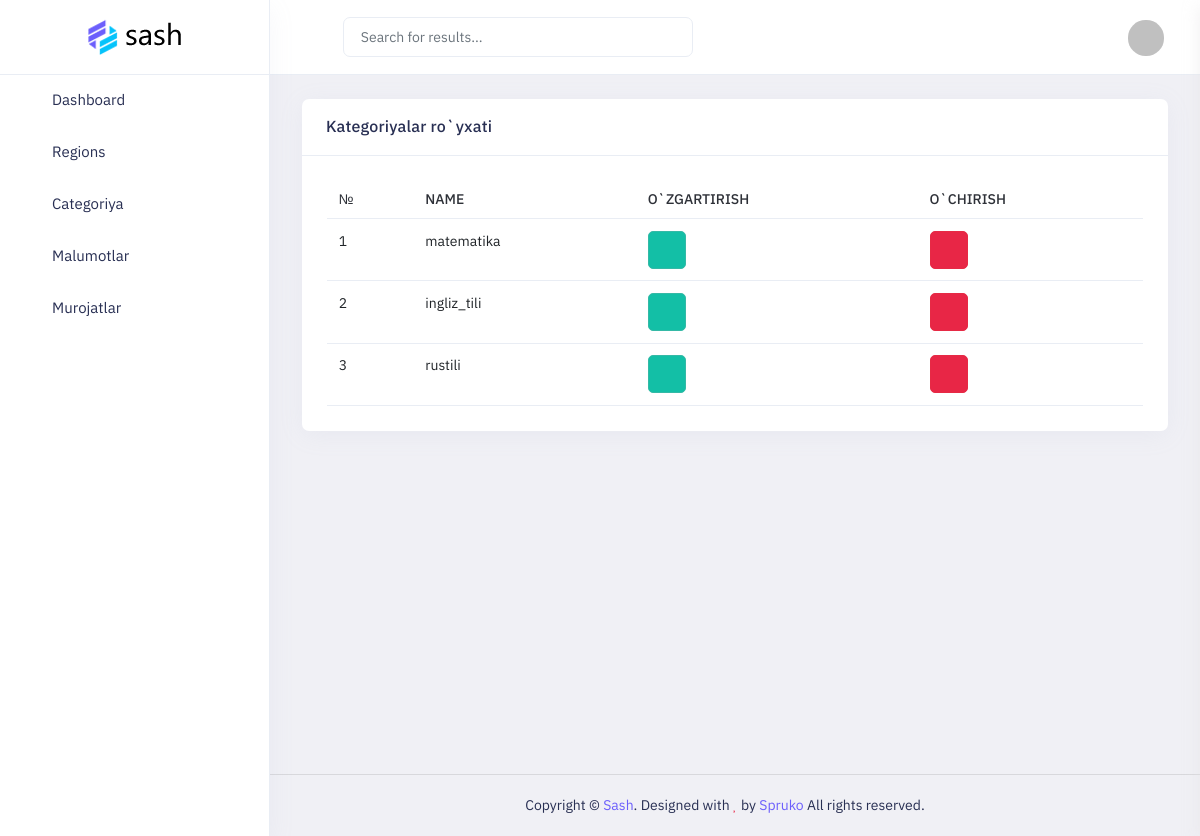
Page /dashb/category/list on the committed database.
### home/models.py (models this page shows, shortened)
class Category(models.Model):
    name = models.CharField(max_length=255, unique = True)

### home/views.py (the view)
# urls.py: path('dashb/category/list', views.categorys, name='categorys'),
def categorys(request):
    categorys = models.Category.objects.all()
    return render(request, 'dashb/category/list.html', {'categorys':categorys})

### templates/dashb/category/list.html
{% extends 'dashb/base.html' %}
{% load static %}
{% block content %}
            <div class="main-content app-content mt-0">
                <div class="side-app">
                    <div class="main-container container-fluid">
                        <div class="page-header">
                            <h1 class="page-title">Categoriyalar</h1>
                        </div>
                        <div class="row">
                            <div class="col-3"></div>
                            <div class="col-xl-6">
                                <div class="card">
                                    <div class="card-header">
                                        <h3 class="card-title">Kategoriyalar ro`yxati</h3>
                                    </div>
                                    <div class="card-body">
                                        <div class="table-responsive">
                                            <table class="table text-nowrap text-md-nowrap mb-0">
                                                <thead>
                                                    <tr>
                                                        <th>№</th>
                                                        <th>Name</th>
                                                        <th>O`zgartirish</th>
                                                        <th>O`chirish</th>
                                                    </tr>
                                                </thead>
                                                <tbody>
                                                    {% for category in categorys %}
                                                    <tr>
                                                        <td>{{forloop.counter}}</td>
                                                        <td>{{category.name}}</td>
                                                        <td><a href="{% url 'category_update' category.id %}" class="btn btn-icon  btn-success" style="color: white;"><i class="fa fa-arrow-right"></i></a></td>
                                                        <td><a href="{% url 'category_delete' category.id %}" class="btn btn-icon  btn-danger"><i class="fe fe-trash"></i></a></td>
                                                    </tr>
                                                    {% endfor %}
                                                </tbody>
                                            </table>
                                        </div>
                                    </div>
                                </div>
                            </div>
                        </div>
                    </div>
                </div>
            </div>
{% endblock %}

### rows in the picture
Category: name "matematika"
Category: name "ingliz_tili"
Category: name "rustili"
